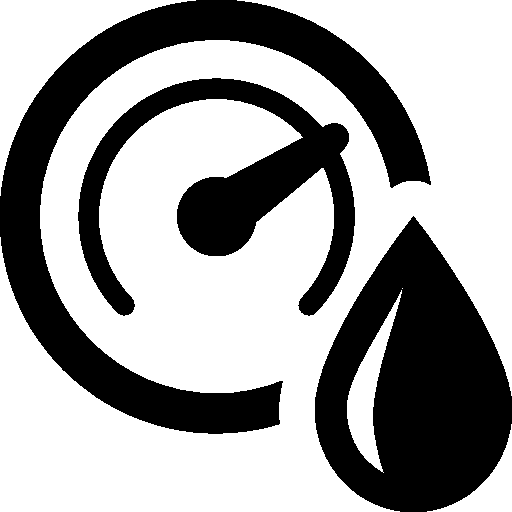
#> input picture untitled4/opencv/wifi.png, 512 x 512 px
$ python HarrisCorner.py
#> lines starting #> are read from the running program, lines starting #| are printed output that depends on the picture; after the words box and inside, x2 and y2 are one past the last pixel; in counts of white or black regions, pixels touching at a corner belong together
import cv2
import numpy as np

img=cv2.imread('wifi.png')
#> img is the input picture: shape (512, 512, 3); 63.1% white; 3 black regions, box (x1, y1, x2, y2) and area: (0, 0, 431, 434) 38855, (315, 216, 512, 512) 36120, (78, 78, 355, 316) 21773
gray=cv2.cvtColor(img,cv2.COLOR_BGR2GRAY)
gray=np.float32(gray)
dst=cv2.cornerHarris(gray,10,3,0.1)
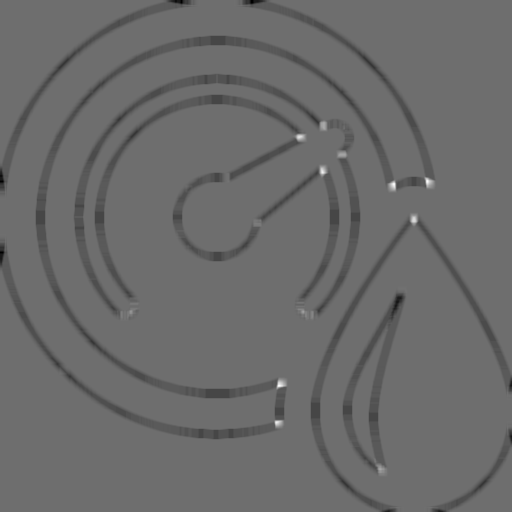
#> dst: shape (512, 512) float32; min -47039296, max 61451016, mean -1523593.4; drawn with min black and max white
dst=cv2.dilate(dst,None)

img[dst>0.01*dst.max()]=[0,0,255]
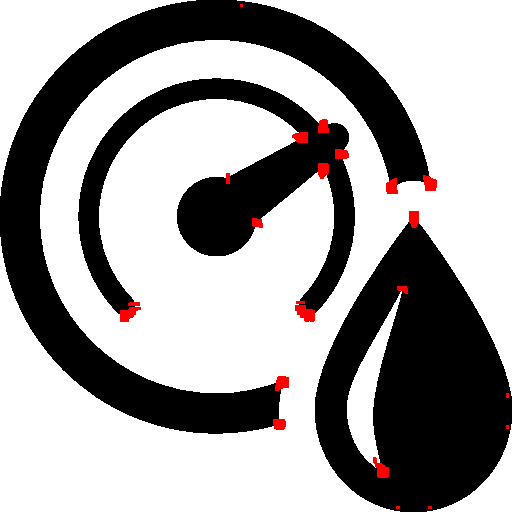
#> img: shape (512, 512, 3); 0.88% of pixels changed, all inside (x1, y1, x2, y2) = (120, 4, 509, 509)
cv2.imshow('dst',img)
if cv2.waitKey(0)&0xff==27:
#> (key Esc is pressed here)
    cv2.destroyAllWindows()
